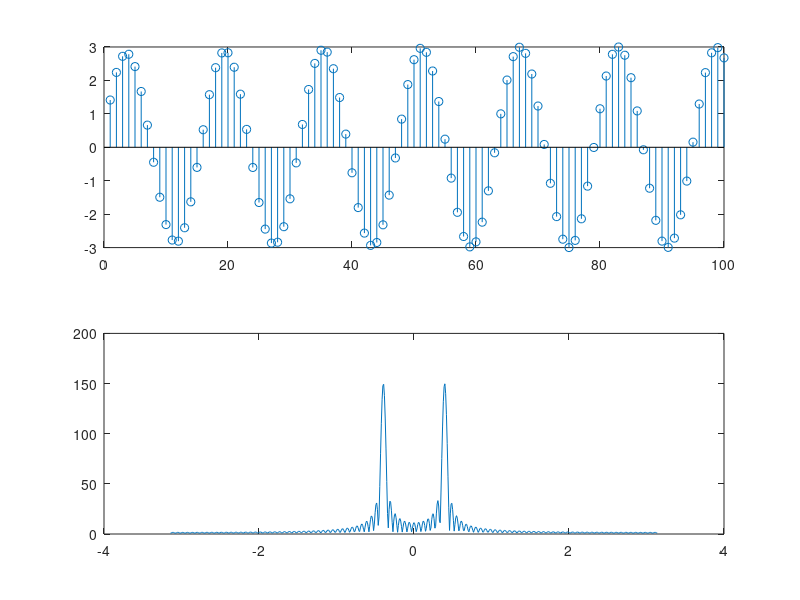

Write MATLAB code to recreate this figure.
function ex3_d()

N = 100;
n = 0:N-1;
w1 = pi/8;
%w2 = 0.01 + ((pi/8)/(2*pi));
w2 = 0.01+w1;
x1 = 2*sin(w1 .*n + pi/4);
x2 = sin(w2 .*n);
x = x1 + x2;
subplot(2,1,1)
stem(x);
w = -pi:0.01:pi;
X = freqz(x,1,w);
m = abs(X);
subplot(2,1,2)
plot(w,m);

end